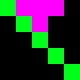

This game map was drawn from its Tiled (.tmx) file and the tilesets committed beside it. A one-line description and the full map source follow:
An orthogonal 5x5 tile map with 16x16 px tiles, 1 tile layer (Tile Layer 1).

<map version="1.0" orientation="orthogonal" width="5" height="5" tilewidth="16" tileheight="16">
 <tileset firstgid="1" name="tileset00" tilewidth="16" tileheight="16">
  <image source="tileset00.png" trans="ff00ff" width="160" height="160" />
 </tileset>
 <layer name="Tile Layer 1" width="5" height="5">
  <data encoding="csv">
2,1,1,1,0,
0,2,1,0,0,
0,0,2,0,0,
0,0,0,2,0,
0,0,0,0,2
</data>
 </layer>
</map>